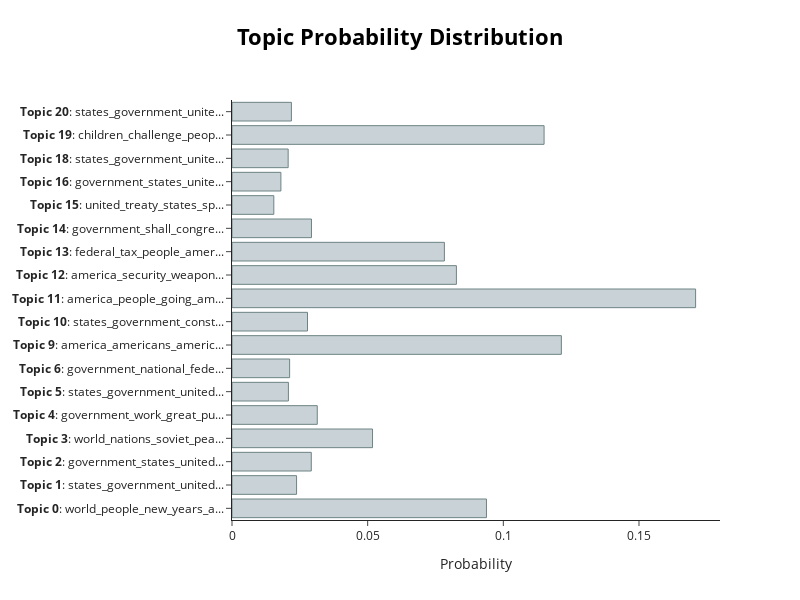

The cell this chart's notebook holds for it:
### Markdown cell above
___
Below we can see the probability distribution for the first speech. There is more uncertainty in the topic distribution here as there was in LDA (where we had 99.9% certainty it belonged to a given topic). The first speech seems most likely to belong to topic #5, which includes tokens like america, people, going, american, know, americans, jobs, lets, years, and world.

### Code cell
# output the topic distribution for the first speech
topic_distr, _ = topic_model.approximate_distribution(docs)
first_speech = topic_model.visualize_distribution(topic_distr[1])

#save first speech topic distribution to outputs
first_speech.write_html("outputs/03_02_BERTopic_first_speech.html")
first_speech

### Figure 1 — Plotly figure (JSON) as saved in the notebook; plotly's stock layout.template omitted (floating-point values rounded to 4 significant figures)
{"data": [{"marker": {"color": "#C8D2D7", "line": {"color": "#6E8484", "width": 1}}, "orientation": "h", "type": "bar", "x": [0.09379, 0.0238, 0.02922, 0.0518, 0.03143, 0.02079, 0.02124, 0.1214, 0.02783, 0.1709, 0.08271, 0.07828, 0.02929, 0.01541, 0.01802, 0.0207, 0.115, 0.0219], "y": ["<b>Topic 0</b>: world_people_new_years_a...", "<b>Topic 1</b>: states_government_united...", "<b>Topic 2</b>: government_states_united...", "<b>Topic 3</b>: world_nations_soviet_pea...", "<b>Topic 4</b>: government_work_great_pu...", "<b>Topic 5</b>: states_government_united...", "<b>Topic 6</b>: government_national_fede...", "<b>Topic 9</b>: america_americans_americ...", "<b>Topic 10</b>: states_government_const...", "<b>Topic 11</b>: america_people_going_am...", "<b>Topic 12</b>: america_security_weapon...", "<b>Topic 13</b>: federal_tax_people_amer...", "<b>Topic 14</b>: government_shall_congre...", "<b>Topic 15</b>: united_treaty_states_sp...", "<b>Topic 16</b>: government_states_unite...", "<b>Topic 18</b>: states_government_unite...", "<b>Topic 19</b>: children_challenge_peop...", "<b>Topic 20</b>: states_government_unite..."]}], "layout": {"height": 600, "hoverlabel": {"bgcolor": "white", "font": {"family": "Rockwell", "size": 16}}, "title": {"font": {"color": "Black", "size": 22}, "text": "<b>Topic Probability Distribution</b>", "x": 0.5, "xanchor": "center", "y": 0.95, "yanchor": "top"}, "width": 800, "xaxis": {"title": {"text": "Probability"}}}}
